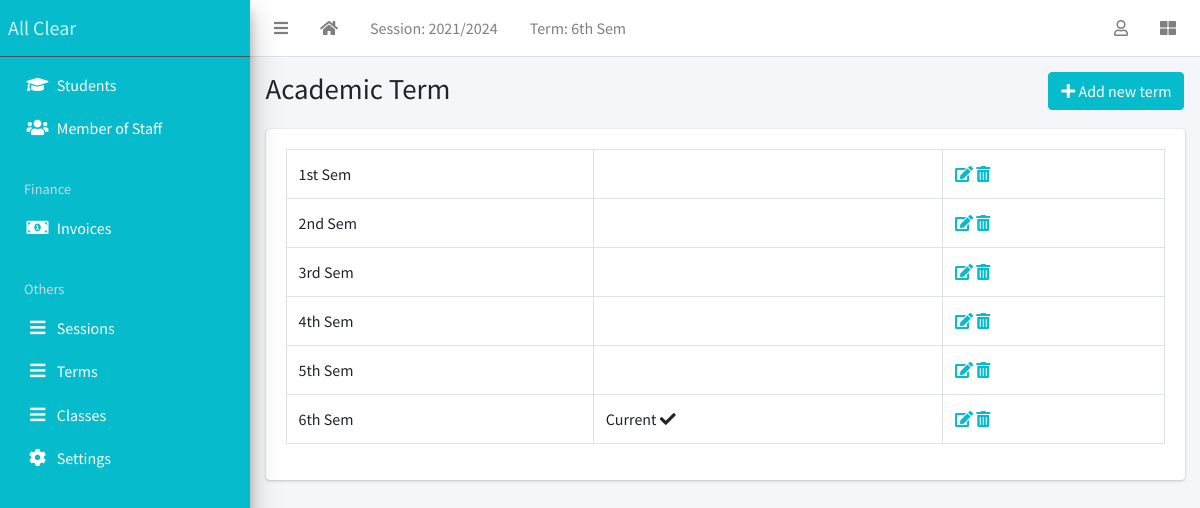
The page /term/list/ (signed in) on the database its author committed.
### apps/corecode/models.py (models this page shows, shortened)
class AcademicSession(models.Model):
    name = models.CharField(max_length=200, unique=True)
    current = models.BooleanField(default=True)
    class Meta:
        ordering = ["-name"]

class AcademicTerm(models.Model):
    name = models.CharField(max_length=20, unique=True)
    current = models.BooleanField(default=True)
    class Meta:
        ordering = ["name"]
    def __str__(self):
        return self.name

### apps/corecode/views.py (the view)
# urls.py: path("term/list/", TermListView.as_view(), name="terms"),
class TermListView(LoginRequiredMixin, SuccessMessageMixin, ListView):
    model = AcademicTerm
    template_name = "corecode/term_list.html"
    def get_context_data(self, **kwargs):
        context = super().get_context_data(**kwargs)
        context["form"] = AcademicTermForm()
        return context

### apps/corecode/context_processors.py (called while the page is built)
def site_defaults(request):
    current_session = AcademicSession.objects.get(current=True)
    current_term = AcademicTerm.objects.get(current=True)
    vals = SiteConfig.objects.all()
    contexts = {
        "current_session": current_session.name,
        "current_term": current_term.name,
    }
    for val in vals:
        contexts[val.key] = val.value
    return contexts

### apps/corecode/templates/corecode/term_list.html (shortened to what this page needs)
{% extends 'base.html' %}
{% load widget_tweaks %}
{% block title %}
Academic Term
{% endblock title %}
{% block breadcrumb %}
  <a class="btn btn-primary" href="#" data-toggle="modal" data-target="#modal1">
    <i class="fa fa-plus"></i>
    Add new term
  </a>
{% endblock breadcrumb %}
{% block content %}
  <div class="row">
    <div class="col-sm-12">
        <table class="table table-bordered">
          <tbody>
            {% for object in object_list %}
            <tr>
              <td>{{ object }}</td>
              <td>
                {% if object.current == True %}
                  Current <i class="fa fa-check"></i>
                {% endif %}
              </td>
              <td><a href="{% url 'term-update' object.id %}"><i
                    class="fa fa-edit"></i></a> <a
                  href="{% url 'term-delete' object.id %}"><i
                    class="fa fa-trash-alt"></i></a></td>
            </tr>
            {% endfor %}
          </tbody>
        </table>
    </div>
  </div>
{% endblock content %}

### templates/base.html (shortened to what this page needs)
{% load static %}
<!DOCTYPE html>
<html lang="en">
<head>
  <link rel="stylesheet" href="{% static 'plugins/fontawesome-free/css/all.min.css' %}">
  <link rel="stylesheet" href="{% static 'plugins/toastr/toastr.min.css' %}">
  <link rel="stylesheet"
    href="{% static 'plugins/overlayScrollbars/css/OverlayScrollbars.min.css' %}">
  <link rel="stylesheet" href="{% static 'plugins/Datatables/datatables.min.css' %}" />
  <link rel="stylesheet" href="{% static 'dist/css/adminlte.min.css' %}">
</head>
<body
  class="hold-transition sidebar-mini layout-fixed layout-navbar-fixed layout-footer-fixed">
  <div class="wrapper">
    <nav class="main-header navbar navbar-expand navbar-white navbar-light">
      <ul class="navbar-nav">
        <li class="nav-item">
          <a class="nav-link" data-widget="pushmenu" href="#" role="button"><i
              class="fas fa-bars"></i></a>
        </li>
        <li class="nav-item d-none d-sm-inline-block">
          <a href="{% url 'home' %} " class="nav-link"><i class="fa fa-home"></i></a>
        </li>
        <li class="nav-item d-none d-sm-inline-block">
          <a href="{% url 'current-session' %}" class="nav-link">Session: {{ current_session }}</a>
        </li>
        <li class="nav-item d-none d-sm-inline-block">
          <a href="{% url 'current-session' %}" class="nav-link">Term: {{ current_term }}</a>
        </li>
      </ul>
      <ul class="navbar-nav ml-auto">
        <li class="nav-item dropdown">
          <a class="nav-link" data-toggle="dropdown" href="#">
            <i class="far fa-user"></i>
          </a>
        </li>
        <li class="nav-item">
          <a class="nav-link" data-widget="control-sidebar" data-slide="true"
            href="#" role="button"><i class="fas fa-th-large"></i></a>
        </li>
      </ul>
    </nav>
    <aside class="main-sidebar sidebar-dark-primary elevation-4">
      <a href="{% url 'home' %}" class="brand-link color_link">All Clear</a>
      <div class="sidebar">
        <nav class="mt-2">
          <ul class="nav nav-pills nav-sidebar flex-column"
            data-widget="treeview" role="menu" data-accordion="false">
            <li class="nav-item">
              <a href="{% url 'student-list' %}" class="nav-link color_link">
                <i class="nav-icon fas fa-graduation-cap"></i>
                <p>
                  Students
                </p>
              </a>
            </li>
            <li class="nav-item">
              <a href="{% url 'staff-list' %}" class="nav-link color_link">
                <i class="nav-icon fas fa-users"></i>
                <p>
                  Member of Staff
                </p>
              </a>
            </li>
            <li class="nav-header color_link">Finance</li>
            <li class="nav-item">
              <a href="{% url 'invoice-list' %}" class="nav-link color_link">
                <i class="nav-icon fas fa-money-bill-alt"></i>
                <p>
                  Invoices
                </p>
              </a>
            </li>
            <li class="nav-header color_link">Others</li>
                <li class="nav-item">
                  <a href="{% url 'sessions' %}" class="nav-link color_link">
                    <i class="nav-icon fas fa-bars"></i>
                    <p>
                      Sessions
                    </p>
                  </a>
                </li>
                <li class="nav-item">
                  <a href="{% url 'terms' %}" class="nav-link color_link">
                    <i class="nav-icon fas fa-bars"></i>
                    <p>
                      Terms
                    </p>
                  </a>
                </li>
                <li class="nav-item">
                  <a href="{% url 'classes' %}" class="nav-link color_link">
                    <i class="nav-icon fas fa-bars"></i>
                    <p>
                      Classes
                    </p>
                  </a>
                </li>
            <li class="nav-item">
              <a href="{% url 'configs' %}" class="nav-link color_link">
                <i class="nav-icon fas fa-cog"></i>
                <p>
                  Settings
                </p>
              </a>
            </li>
          </ul>
        </nav>
      </div>
    </aside>
    <div class="content-wrapper">
      <section class="content-header">
        <div class="container-fluid">
          <div class="row mb-1">
            <div class="col-sm-8">
              <h1>{% block title %}{% endblock title %}</h1>
            </div>
            <div class="col-sm-4">
              <ol class="breadcrumb float-sm-right">
                <li class="breadcrumb-item">{% block breadcrumb %}{% endblock breadcrumb %}</li>
              </ol>
            </div>
          </div>
        </div>
      </section>
      <section class="content">
        <div class="container-fluid">
          <div class="row">
            <div class="col-md-12">
              {% block fullcard %}
              <div class="card">
                <div class="card-body">
                  <div class="row">
                    <div class="col">
                      {% block content %}
                      {% endblock content %}
                    </div>
                  </div>
                </div>
              </div>
              {% endblock fullcard %}
            </div>
          </div>
        </div>
      </section>
    </div>
  </div>
</body>
</html>

### rows shown on the page
AcademicSession: name "2021/2024"
AcademicTerm: name "6th Sem", current "Current"
AcademicTerm: name "1st Sem"
AcademicTerm: name "2nd Sem"
AcademicTerm: name "3rd Sem"
AcademicTerm: name "4th Sem"
AcademicTerm: name "5th Sem"
